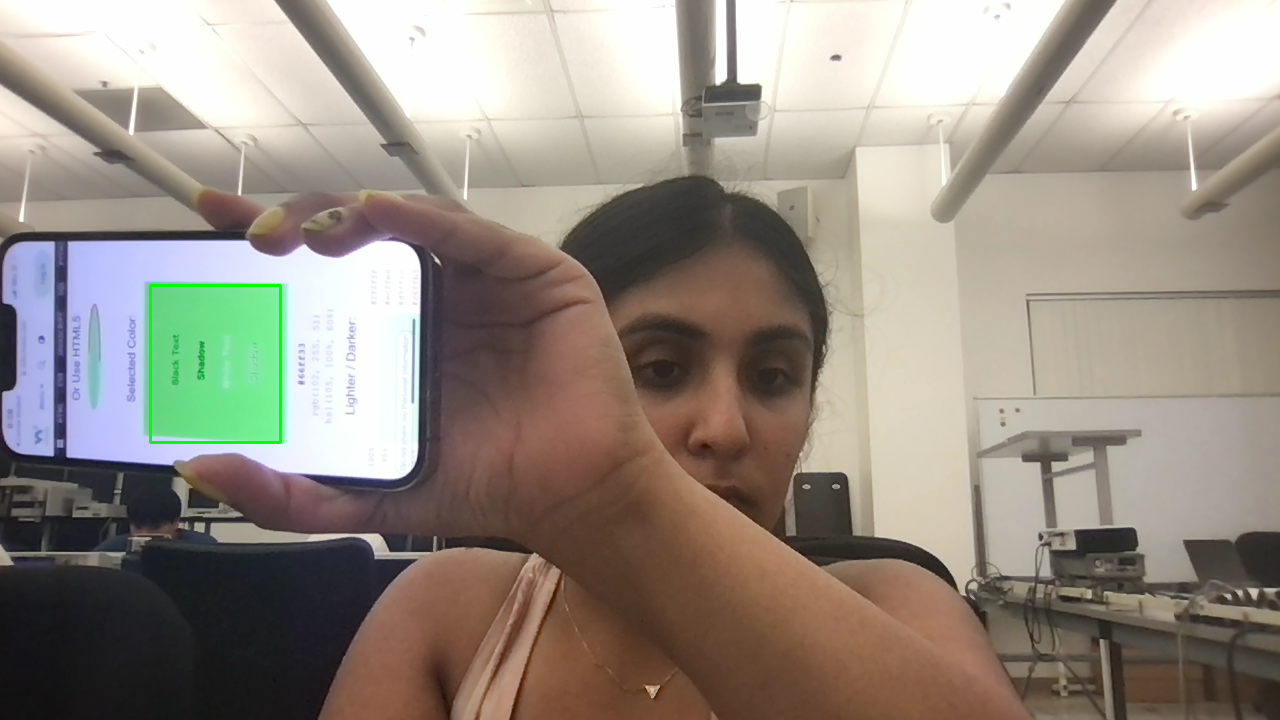
#> input picture high brightness color picker.png, 1280 x 720 px, given in place of the camera
$ python bounding.py
#> lines starting #> are read from the running program, lines starting #| are printed output that depends on the picture; after the words box and inside, x2 and y2 are one past the last pixel; in counts of white or black regions, pixels touching at a corner belong together
# [34 lines of commented-out code are left out]

import cv2 as cv
import numpy as np
cap = cv.VideoCapture(0)
while(1):
    # Take each frame
    _, frame = cap.read()
#> frame is the input picture: shape (720, 1280, 3); mean B, G, R 130.9, 141.3, 149.9
    # Convert BGR to HSV
    hsv = cv.cvtColor(frame, cv.COLOR_BGR2HSV)
#> hsv: shape (720, 1280, 3); mean H, S, V 41.4, 53.7, 156
    # define range of blue color in HSV
    lower_blue = np.array([40,40,40])
    upper_blue = np.array([70,255,255])
    # Threshold the HSV image to get only blue colors
    mask = cv.inRange(hsv, lower_blue, upper_blue)
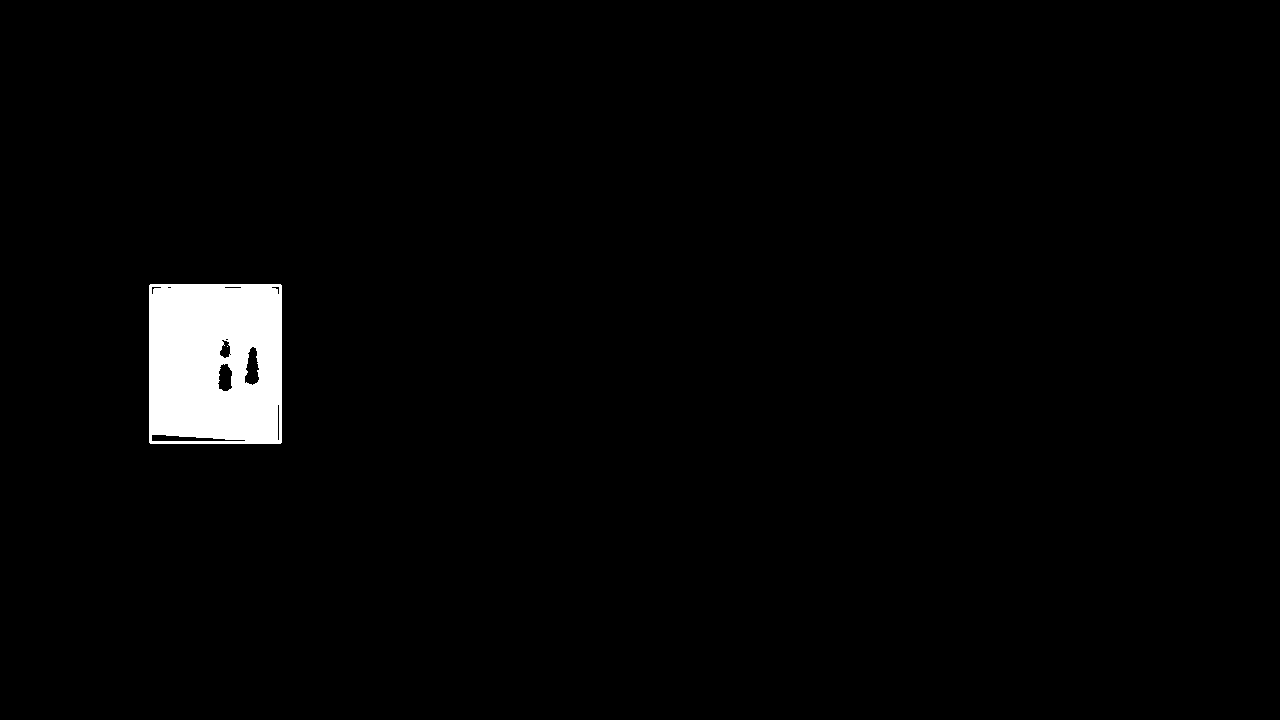
#> mask: shape (720, 1280); 2.2% white; 2 white regions (1 under 20 px), largest, box (x1, y1, x2, y2) and area: (149, 284, 282, 444) 20105
    x,y,w,h = cv.boundingRect(mask)
#> x = 149; y = 284; w = 133; h = 160
    rect = cv.rectangle(frame,(x,y),(x+w,y+h),(0,255,0),2)
    # Bitwise-AND mask and original image
    res = cv.bitwise_and(frame,frame, mask= mask)
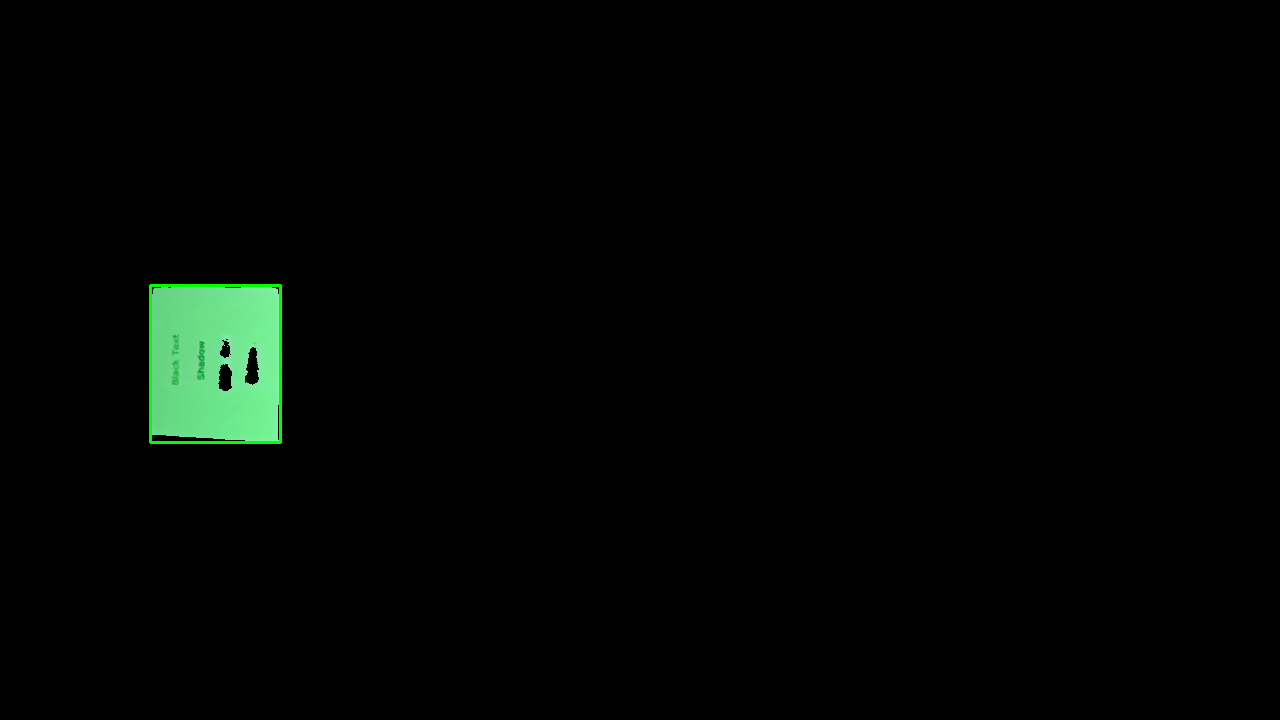
#> res: shape (720, 1280, 3); mean B, G, R 2.8, 5, 2.2
    cv.imshow('frame',frame)
    cv.imshow('mask',mask)
    cv.imshow('res',rect)
    k = cv.waitKey(5) & 0xFF
#> (key q is pressed here)
    if k == 27:
        break
cv.destroyAllWindows()
